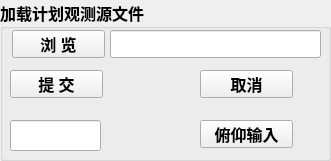
   <widget class="QGroupBox" name="groupBox_2">
    <property name="geometry">
     <rect>
      <x>810</x>
      <y>440</y>
      <width>331</width>
      <height>161</height>
     </rect>
    </property>
    <property name="sizePolicy">
     <sizepolicy hsizetype="Expanding" vsizetype="Fixed">
      <horstretch>0</horstretch>
      <verstretch>0</verstretch>
     </sizepolicy>
    </property>
    <property name="font">
     <font>
      <family>Agency FB</family>
      <pointsize>12</pointsize>
      <weight>75</weight>
      <bold>true</bold>
     </font>
    </property>
    <property name="styleSheet">
     <string notr="true"/>
    </property>
    <property name="title">
     <string>加载计划观测源文件</string>
    </property>
    <widget class="QPushButton" name="pushButton_browse_src">
     <property name="geometry">
      <rect>
       <x>12</x>
       <y>30</y>
       <width>93</width>
       <height>28</height>
      </rect>
     </property>
     <property name="sizePolicy">
      <sizepolicy hsizetype="Fixed" vsizetype="Fixed">
       <horstretch>0</horstretch>
       <verstretch>0</verstretch>
      </sizepolicy>
     </property>
     <property name="font">
      <font>
       <weight>75</weight>
       <bold>true</bold>
      </font>
     </property>
     <property name="text">
      <string>浏 览</string>
     </property>
    </widget>
    <widget class="QPushButton" name="pb_load_sourceFile_submit">
     <property name="geometry">
      <rect>
       <x>10</x>
       <y>70</y>
       <width>93</width>
       <height>28</height>
      </rect>
     </property>
     <property name="font">
      <font>
       <weight>75</weight>
       <bold>true</bold>
      </font>
     </property>
     <property name="text">
      <string>提 交</string>
     </property>
    </widget>
    <widget class="QLineEdit" name="lineEdit_source_path">
     <property name="geometry">
      <rect>
       <x>110</x>
       <y>30</y>
       <width>211</width>
       <height>28</height>
      </rect>
     </property>
     <property name="minimumSize">
      <size>
       <width>100</width>
       <height>20</height>
      </size>
     </property>
     <property name="autoFillBackground">
      <bool>false</bool>
     </property>
     <property name="text">
      <string/>
     </property>
    </widget>
    <widget class="QPushButton" name="pb_load_sourceFile_cancel">
     <property name="geometry">
      <rect>
       <x>200</x>
       <y>70</y>
       <width>93</width>
       <height>28</height>
      </rect>
     </property>
     <property name="font">
      <font>
       <weight>75</weight>
       <bold>true</bold>
      </font>
     </property>
     <property name="text">
      <string>取消</string>
     </property>
    </widget>
    <widget class="QPushButton" name="pb_load_alt_sure">
     <property name="geometry">
      <rect>
       <x>200</x>
       <y>120</y>
       <width>93</width>
       <height>28</height>
      </rect>
     </property>
     <property name="font">
      <font>
       <weight>75</weight>
       <bold>true</bold>
      </font>
     </property>
     <property name="text">
      <string>俯仰输入</string>
     </property>
    </widget>
    <widget class="QLineEdit" name="lineEdit_foretime_2">
     <property name="geometry">
      <rect>
       <x>10</x>
       <y>120</y>
       <width>91</width>
       <height>31</height>
      </rect>
     </property>
     <property name="font">
      <font>
       <pointsize>12</pointsize>
       <weight>75</weight>
       <bold>true</bold>
      </font>
     </property>
     <property name="text">
      <string/>
     </property>
    </widget>
   </widget>
